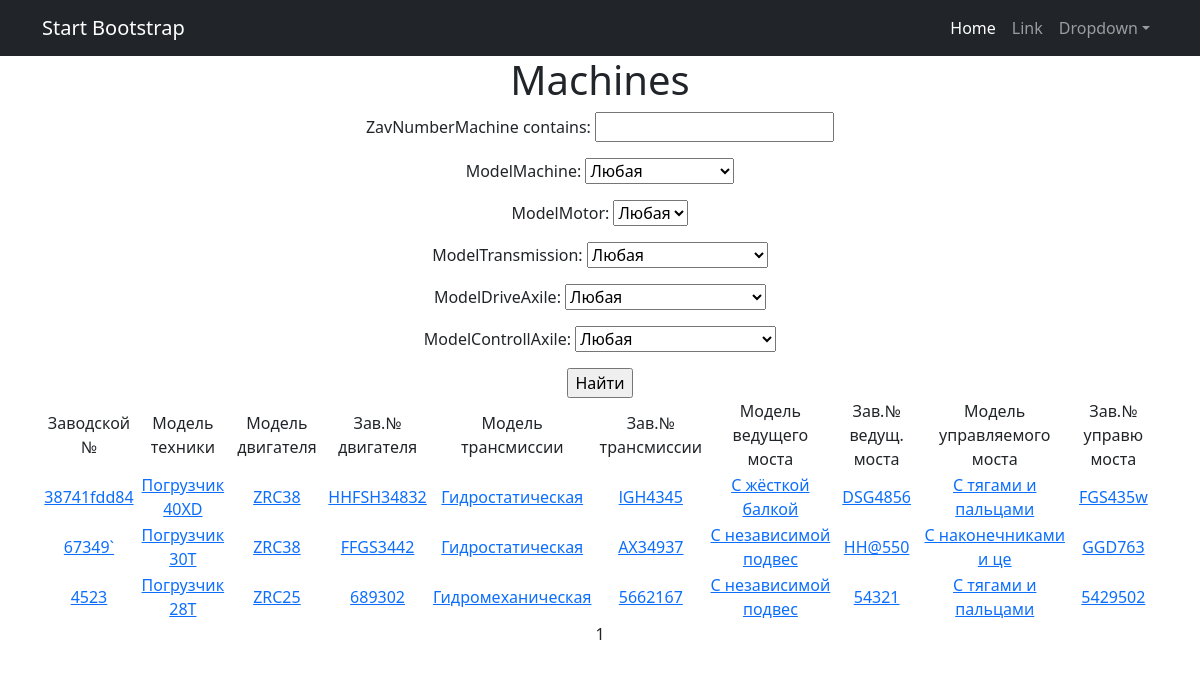
Before: /machine/ with the older database file.
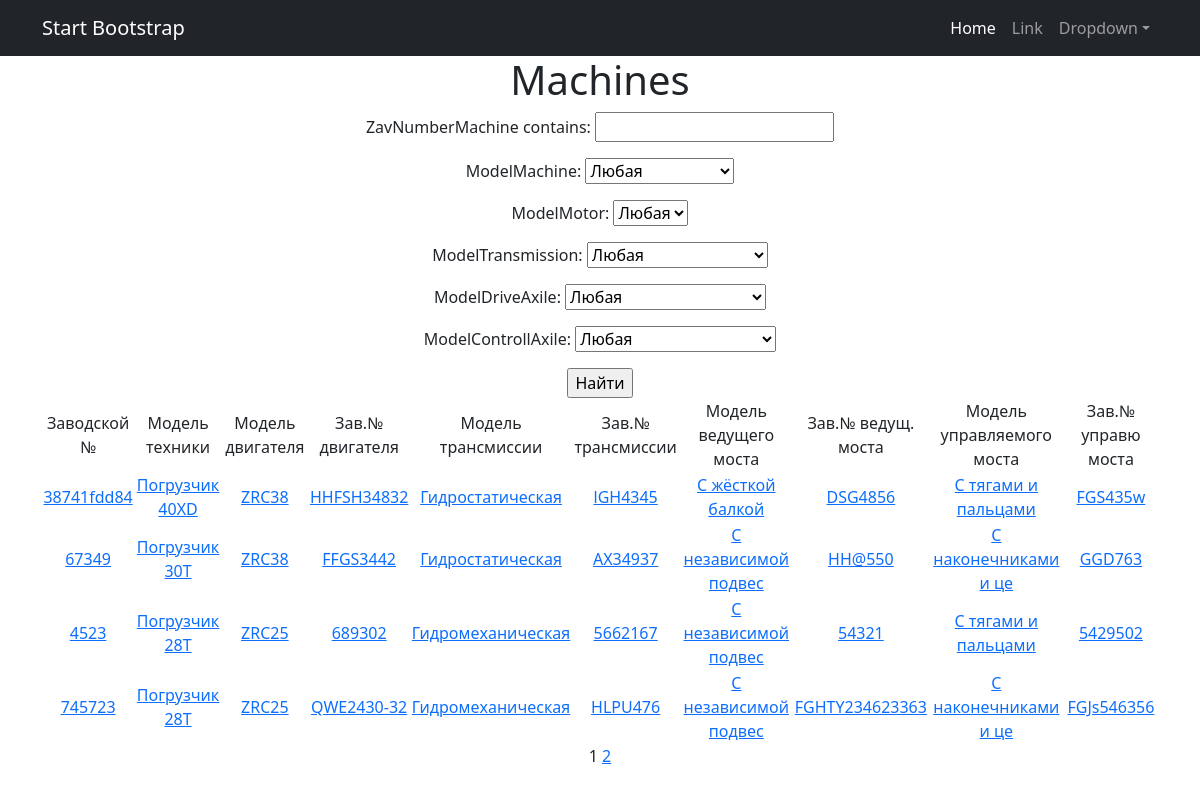
After: the same page with the newer database file.
### serviceBook/models.py (models this page shows, shortened)
class Machine(models.Model):
    zavNumberMachine = models.CharField(max_length=20, unique=True)
    modelMachine = models.ForeignKey(
        Manual,
        on_delete=models.CASCADE,
        limit_choices_to={'nameClass': 'MMC'},
        related_name='modelMachine')
    modelMotor = models.ForeignKey(
        Manual,
        on_delete=models.CASCADE,
        limit_choices_to={'nameClass': 'MMT'},
        related_name='modelMotor')
    zavNumberMotor = models.CharField(max_length=20)
    modelTransmission = models.ForeignKey(
        Manual,
        on_delete=models.CASCADE,
        limit_choices_to={'nameClass': 'MT'},
        related_name='modelTransmission')
    zavNumberTransmission = models.CharField(max_length=20)
    modelDriveAxile = models.ForeignKey(
        Manual,
        on_delete=models.CASCADE,
        limit_choices_to={'nameClass': 'MDA'},
        related_name='modelDriveAxile')
    zavNumberDA = models.CharField(max_length=20)
    modelControllAxile = models.ForeignKey(
        Manual,
        on_delete=models.CASCADE,
        limit_choices_to={'nameClass': 'MCA'},
        related_name='modelControllAxile')
    zavNumberCA = models.CharField(max_length=20)
    deliveryContract = models.CharField(max_length=50)
    shipDate = models.DateTimeField(default=datetime.today)
    recipient = models.CharField(max_length=100)
    deliveryAddress = models.CharField(max_length=150)
    package = models.TextField(blank=True)
    client = models.CharField(max_length=150)
    serviceCompany = models.ForeignKey(Service, on_delete=models.CASCADE, related_name='serviceCompany')
    def get_absolute_url(self):
        return reverse('machine_detail' , args=[str(self.id)])

class Manual(models.Model):
    modelMachine = 'MMC'
    modelMotor = 'MMT'
    modelTransmission = 'MT'
    modelDriveAxile = 'MDA'
    modelControllAxile = 'MCA'
    typeTO = 'TTO'
    failureNode = 'FND'
    wayToRecover = 'WTR'
    CHOICES = [
        (modelMachine, 'Модель техники'),
        (modelMotor, 'Модель двигателя'),
        (modelTransmission, 'Модель трансмиссии'),
        (modelDriveAxile, 'Модель ведущего моста'),
        (modelControllAxile, 'Модель управляемого моста'),
        (typeTO, 'Вид ТО'),
        (failureNode, 'Узел отказа'),
        (wayToRecover, 'Способ восстановления'),
    ]
    nameClass = models.CharField(max_length=3, choices=CHOICES, default=modelMachine)
    name = models.CharField(max_length=100)
    descriptions = models.TextField()
    def __str__(self):
        return f'{self.name}'
    def get_absolute_url(self):
        return reverse('manual_detail', args=[str(self.id)])

### serviceBook/views.py (the view)
# urls.py: path('machine/', MachineList.as_view(), name='machine_list'),
class MachineList(ListView):
    queryset = Machine.objects.order_by('-shipDate')
    template_name = 'Machine.html'
    context_object_name = 'machine'
    paginate_by = 4
    def get_queryset(self):
        queryset = super().get_queryset()
        self.filterset = MachineFilter(self.request.GET, queryset)
        return self.filterset.qs
    def get_context_data(self, **kwargs):
        context = super().get_context_data(**kwargs)
        context['filterset'] = self.filterset
        return context

### serviceBook/templatetags/custom_tags.py (called while the page is built)
@register.simple_tag(takes_context=True)
def url_replace(context, **kwargs):
    d = context['request'].GET.copy()
    for k, v in kwargs.items():
        d[k] = v
    return d.urlencode()

### templates/Machine.html (shortened to what this page needs)
{% extends 'flatpages/default.html' %}
{% load custom_tags %}
{% block content %}
<h1>Machines</h1>
<form action="" method="get">
       {{ filterset.form.as_p }}
       <input type="submit" value="Найти" />
</form>
{% if machine %}
    <table>
        <tr>
            <td>Заводской №</td>
            <td>Модель техники</td>
            <td>Модель двигателя</td>
            <td>Зав.№ двигателя</td>
            <td>Модель трансмиссии</td>
            <td>Зав.№ трансмиссии</td>
            <td>Модель ведущего моста</td>
            <td>Зав.№ ведущ. моста</td>
            <td>Модель управляемого моста</td>
            <td>Зав.№ управю моста</td>
        </tr>
    {% for single_machine in machine %}
        <tr>
               <td><a href="{{ link }}{{ single_machine.get_absolute_url }}">{{ single_machine.zavNumberMachine }}</a></td>
               <td><a href="{{ link }}{{ single_machine.modelMachine.get_absolute_url }}">{{ single_machine.modelMachine }}</a></td>
               <td><a href="{{ link }}{{ single_machine.modelMotor.get_absolute_url }}">{{ single_machine.modelMotor }}</a></td>
               <td><a href="{{ link }}{{ single_machine.modelMotor.get_absolute_url }}">{{ single_machine.zavNumberMotor }}</a></td>
               <td><a href="{{ link }}{{ single_machine.modelTransmission.get_absolute_url }}">{{ single_machine.modelTransmission }}</a></td>
               <td><a href="{{ link }}{{ single_machine.modelTransmission.get_absolute_url }}">{{ single_machine.zavNumberTransmission }}</a></td>
               <td><a href="{{ link }}{{ single_machine.modelDriveAxile.get_absolute_url }}">{{ single_machine.modelDriveAxile }}<a/></td>
               <td><a href="{{ link }}{{ single_machine.modelDriveAxile.get_absolute_url }}">{{ single_machine.zavNumberDA }}</a></td>
               <td><a href="{{ link }}{{ single_machine.modelControllAxile.get_absolute_url }}">{{ single_machine.modelControllAxile }}</a></td>
               <td><a href="{{ link }}{{ single_machine.modelControllAxile.get_absolute_url }}">{{ single_machine.zavNumberCA }}</a></td>
           </tr>
           {% endfor %}
       </table>
{% else %}
       <h2>Машин нет!</h2>{% endif %}
{% if page_obj.has_previous %}
    {% load cache %}
{% endif %}
{{ page_obj.number }}
{% if page_obj.has_next %}
    {% load cache %}
    {% cache 1 header %}
        <a href="?{% url_replace page=page_obj.next_page_number %}">{{ page_obj.next_page_number }}</a>
    {% endcache %}
{% endif %}
{% endblock content %}

Changed rows visible on the page:
changed Machine "FFGS3442": zavNumberMachine "67349`" → "67349"
added Machine: zavNumberMachine "745723", modelMachine "Погрузчик 28T", modelMotor "ZRC25", zavNumberMotor "QWE2430-32", modelTransmission "Гидромеханическая", zavNumberTransmission "HLPU476", modelDriveAxile "С независимой подвес", zavNumberDA "FGHTY234623363", modelControllAxile "С наконечниками и це", zavNumberCA "FGJs546356"
Other visible differences:
{{ page_obj.next_page_number }}: (not shown) → "2"
